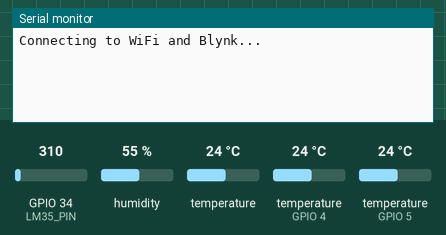
Bench run of a sketch on a simulated ESP32. On the bench: the last lines printed to the serial monitor. The inputs (shaded band) are chosen by the test bench; at power-on: temperature 24 °C, temperature (sensors on GPIO 4, GPIO 5) 24 °C, GPIO 34 (LM35_PIN) = 310, humidity 55 % (analog values on the 0–4095 scale). WiFi joins after 1.5 s; servers stay silent unless stated.

Above: at 3.2 s.
3.3 s: temperature (sensor 0) set to 12 °C
At 5.6 s:
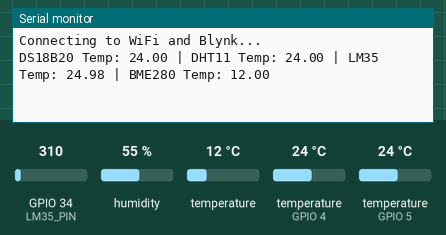
8.3 s: temperature (sensor on GPIO 4) set to 12 °C
At 9.6 s:
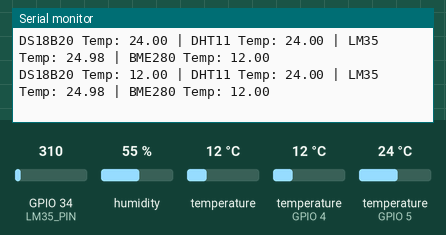
9.8 s: temperature (sensor on GPIO 5) set to 12 °C
At 11.2 s:
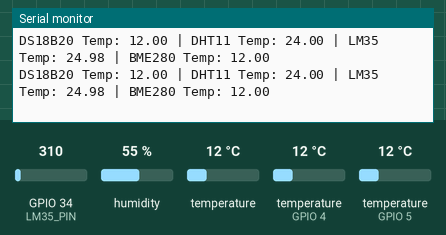
11.3 s: GPIO 34 (LM35_PIN) set to 372
12.8 s: temperature (sensor 0) set to 19 °C
At 14.0 s:
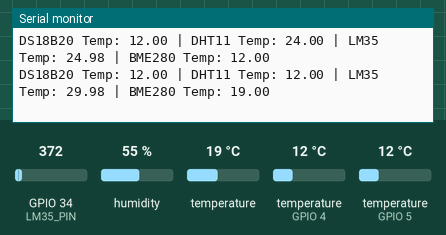
14.3 s: temperature (sensor on GPIO 4) set to 19 °C
At 15.9 s:
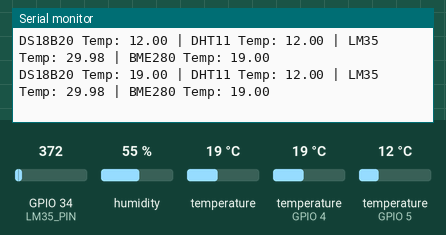
Timing chart, 0 to 16.8 s (numbered marks = the images above; inputs shaded):
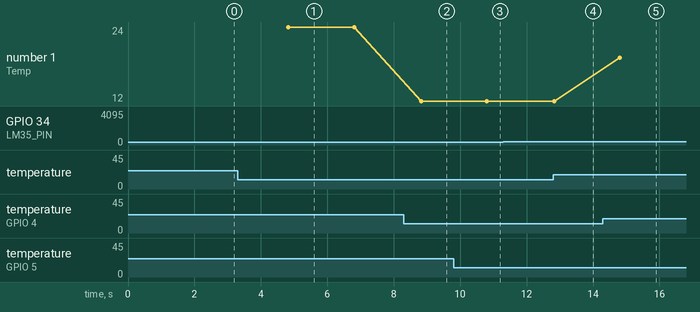

Measured:
- after the input at 3.3 s, the serial monitor: prints a new line after 1.5 s (image 1)
- after the input at 8.3 s, the serial monitor: prints a new line after 0.53 s (image 2)
- after the input at 12.8 s, the serial monitor: prints a new line at once (image 4)
- after the input at 14.3 s, the serial monitor: prints a new line after 0.51 s (image 5)

The sketch:

Temperature_Project.ino
```cpp
// ESP32 + DS18B20 + DHT11 + LM35 with BME280 and Blynk IoT and Serial output (CSV + JSON)
// Arduino IDE: install libraries via Library Manager:
// - Blynk (by Volodymyr Shymanskyy) - use Blynk IoT
// - OneWire (by Jim Studt et al.)
// - DallasTemperature (by Miles Burton)
// - DHT sensor library (by Adafruit)
// - Adafruit BME280 library (by Adafruit) // Add this for BME280 support

#include <Wire.h>
#include <Adafruit_Sensor.h>
#include <Adafruit_BME280.h>
#include <WiFi.h>
#include <BlynkSimpleEsp32.h>
#include <OneWire.h>
#include <DallasTemperature.h>
#include <DHT.h>

// WiFi credentials
char ssid[] = "D.S CE 3";
char pass[] = "01ad3j!5";

// Blynk credentials
#define BLYNK_TEMPLATE_ID "TMPL41g5tJELF"
#define BLYNK_TEMPLATE_NAME "ESP32 Temperature Project"
#define BLYNK_AUTH_TOKEN "FT8NQivsEHiGXQz8zD0asjN_ROqkSgdC"

// Pins
const int DS18B20_PIN = 4; // OneWire pin for DS18B20 (GPIO 4)
const int DHT_PIN = 5; // Digital pin for DHT11 (GPIO 5)
const int LM35_PIN = 34; // Analog input for LM35 (GPIO 34)

// Sensors
#define DHT_TYPE DHT11
DHT dht(DHT_PIN, DHT_TYPE);
OneWire oneWire(DS18B20_PIN);
DallasTemperature ds18b20(&oneWire);

// BME280 sensor
Adafruit_BME280 bme; // I2C

// Blynk Virtual Pins
#define VPIN_DS18B20 V0
#define VPIN_DHT_TEMP V1
#define VPIN_LM35 V2
#define VPIN_BME280_TEMP V3

BlynkTimer timer;

// ADC/LM35 settings
const float ADC_VREF = 3.3f;
const int ADC_RES = 4095;
const int LM35_SAMPLES = 10;

float LM35_OFFSET_C = 0.0f; // Optional offset if needed

bool validFloat(float v) {
  return !isnan(v) && isfinite(v);
}

float readLM35C() {
  uint32_t sum = 0;
  for (int i = 0; i < LM35_SAMPLES; i++) {
    sum += analogRead(LM35_PIN);
    delay(2);
  }
  float avg = sum / (float)LM35_SAMPLES;
  float volts = (avg * ADC_VREF) / ADC_RES;
  float tempC = volts * 100.0f + LM35_OFFSET_C;
  return tempC;
}

float readDHTTempC() {
  float t = dht.readTemperature();
  if (!validFloat(t)) return NAN;
  return t;
}

float readDS18B20C() {
  ds18b20.requestTemperatures();
  float t = ds18b20.getTempCByIndex(0);
  if (t == 85.0f || t <= -127.0f) return NAN;
  return t;
}

float readBME280TempC() {
  float t = bme.readTemperature();
  if (!validFloat(t)) return NAN;
  return t;
}

void sendSensorData() {
  float t_ds = readDS18B20C();
  float t_dht = readDHTTempC();
  float t_lm35 = readLM35C();
  float t_bme = readBME280TempC();

  // Print temperature values to the serial monitor
  Serial.print("DS18B20 Temp: ");
  Serial.print(validFloat(t_ds) ? String(t_ds, 2) : "NaN");
  Serial.print(" | DHT11 Temp: ");
  Serial.print(validFloat(t_dht) ? String(t_dht, 2) : "NaN");
  Serial.print(" | LM35 Temp: ");
  Serial.print(validFloat(t_lm35) ? String(t_lm35, 2) : "NaN");
  Serial.print(" | BME280 Temp: ");
  Serial.println(validFloat(t_bme) ? String(t_bme, 2) : "NaN");

  // Send data to Blynk
  if (validFloat(t_ds)) Blynk.virtualWrite(VPIN_DS18B20, t_ds);
  if (validFloat(t_dht)) Blynk.virtualWrite(VPIN_DHT_TEMP, t_dht);
  if (validFloat(t_lm35)) Blynk.virtualWrite(VPIN_LM35, t_lm35);
  if (validFloat(t_bme)) Blynk.virtualWrite(VPIN_BME280_TEMP, t_bme);
}

BLYNK_CONNECTED() {
  Blynk.syncAll();
}

void setup() {
  Serial.begin(115200);
  delay(200);

  // ADC config for LM35
  analogReadResolution(12);
  analogSetPinAttenuation(LM35_PIN, ADC_11db);

  // Start sensors
  dht.begin();
  ds18b20.begin();

  // Initialize BME280
  if (!bme.begin()) {
    Serial.println("Could not find a valid BME280 sensor, check wiring!");
    while (1);
  }

  // Connect to WiFi and Blynk
  Serial.println("Connecting to WiFi and Blynk...");
  Blynk.begin(BLYNK_AUTH_TOKEN, ssid, pass);

  // Timer every 2 seconds
  timer.setInterval(2000L, sendSensorData);
}

void loop() {
  Blynk.run();
  timer.run();
}
```
